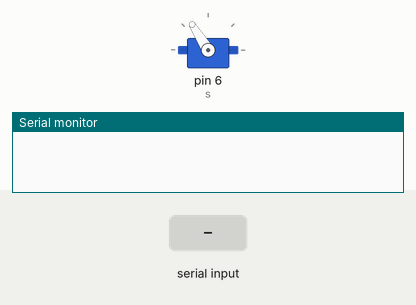
Recording of a sketch running on a simulated Arduino Uno, built with avr-gcc and run on an emulated ATmega328P. Parts: servo, the last lines printed to the serial monitor. Inputs (shaded band) come from the test bench.

Above: at 1.2 s.
1.3 s: "90,45\n" received over Serial
At 2.11 s:
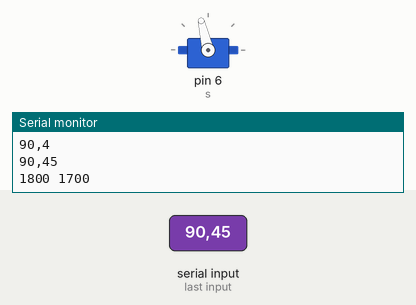
4.3 s: "30,150\n" received over Serial
At 7.15 s:
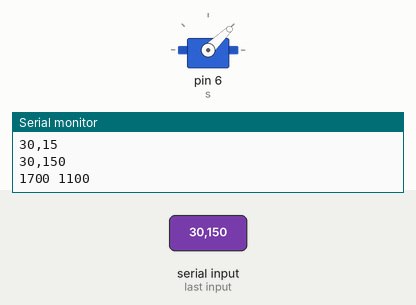
7.3 s: "5\n" received over Serial
10.3 s: "u,45\n" received over Serial
13.3 s: "90\n" received over Serial
At 13.5 s:
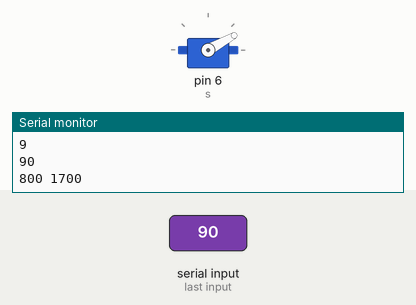
Timing chart, 0 to 17.3 s (numbered marks = the images above; inputs shaded):
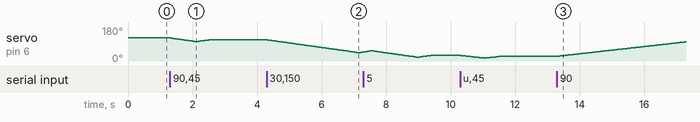

Measured:
- after the input at 13.3 s, servo on pin 6 (s): moves from 25° to 101° over 3.9 s, starting at once

The sketch:

Smart_Vent_Test.ino
```cpp
#include <Servo.h>

Servo s;

String input = "";

int currentPos = 1800;
int targetPos = 1800;
int delayTime = 4;
int extra = 100;

void moveServo(int pos)
{
    targetPos = pos;
    Serial.print(currentPos); Serial.print(" "); Serial.println(targetPos);
    if (targetPos == currentPos)
        return;

    bool dir = targetPos > currentPos;
    int extraPos = targetPos + (dir ? extra : -extra);

    // go to extraPos first
    s.attach(6);
    while (currentPos != extraPos)
    {
        currentPos += dir ? 1 : -1;
        s.writeMicroseconds(currentPos);
        delay(delayTime);
    }
    // come back to targetPos
    while (currentPos != targetPos)
    {
        currentPos += dir ? -1 : 1;
        s.writeMicroseconds(currentPos);
        delay(delayTime);
    }
    s.detach();
}

void setup()
{
    pinMode(6, OUTPUT);
    s.attach(6);
    s.writeMicroseconds(currentPos);
    Serial.begin(9600);
}

void loop()
{
    while (Serial.available())
    {
        char c = Serial.read();
        if (c == '\n')
        {
            int i = input.toInt();
            if (i >= 0)
                moveServo(map(i, 0, 100, 800, 1800));
            input = "";
        }
        else if (c == 'u')
            delayTime += 1;
        else if (c == 'd')
            delayTime -= 1;
        else
            input += c;
        Serial.println(input);
    }
}
```
